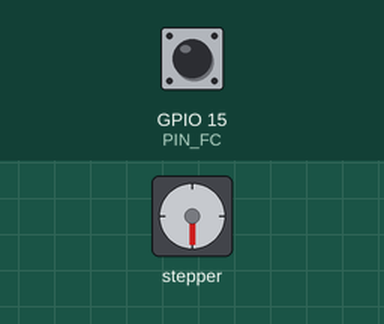
The sketch below on a simulated ESP32. Parts: stepper motor. Wiring (inferred from the names in the program): stepper motor driver (200 steps per turn assumed): step GPIO 32; direction GPIO 33; enable GPIO 25. Inputs (shaded band) come from the test bench; at power-on: GPIO 15 (PIN_FC) HIGH. What the sketch prints to the serial monitor is not drawn.

Above: at 0.7 s.
Timing chart, 0 to 2.2 s (numbered marks = the images above):
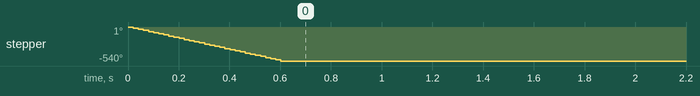

The sketch:

test_motor_limit_sensor.ino
```cpp
#define STEP_PIN 32
#define DIR_PIN  33
#define EN_PIN   25
#define PIN_FC   15   // cambia al pin que uses

int VELOCIDAD_US = 1000;

void setup() {
  pinMode(STEP_PIN, OUTPUT);
  pinMode(DIR_PIN,  OUTPUT);
  pinMode(EN_PIN,   OUTPUT);
  pinMode(PIN_FC,   INPUT_PULLUP);

  digitalWrite(EN_PIN, LOW);

  Serial.begin(115200);
  Serial.println("Buscando final de carrera...");

  // Bajar hasta que toque el final de carrera
  digitalWrite(DIR_PIN, HIGH);  // dirección bajar
  while (digitalRead(PIN_FC) == LOW) {
    moverMotor(1);
  }

  Serial.println("Final de carrera activado!");
  Serial.println("Subiendo un poco para liberarlo...");

  // Subir un poco para no aplastarlo
  digitalWrite(DIR_PIN, LOW);  // dirección subir
  moverMotor(300);

  Serial.println("Listo - posicion HOME establecida");
}

void loop() {
  // Nada, el homing solo se hace una vez al arrancar
}

void moverMotor(int pasos) {
  for (int i = 0; i < pasos; i++) {
    digitalWrite(STEP_PIN, HIGH);
    delayMicroseconds(VELOCIDAD_US);
    digitalWrite(STEP_PIN, LOW);
    delayMicroseconds(VELOCIDAD_US);
  }
}
```
